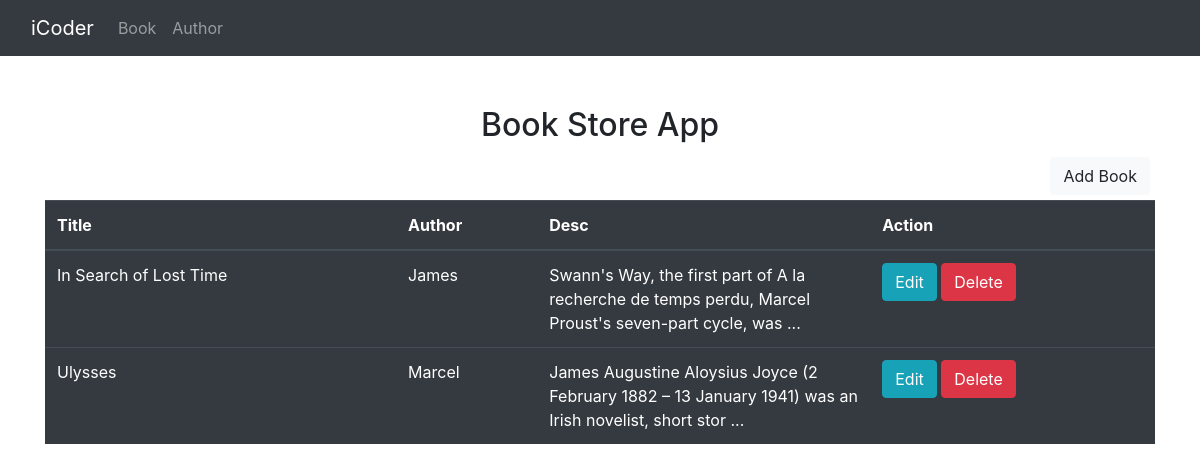
The page / on the database its author committed.
### core/models.py (models this page shows, shortened)
class Book(models.Model):
    title = models.CharField(max_length=200, verbose_name="Title of book")
    authors = models.ForeignKey("core.author", on_delete=models.CASCADE, related_name="author_book", blank=True, null=True)
    description = models.TextField(verbose_name="Description of book")
    created_at = models.DateTimeField(auto_now_add=True)
    updated_at = models.DateTimeField(auto_now=True)
    class Meta:
        verbose_name="Book"
        verbose_name_plural = "Books"

class Author(models.Model):
    first_name = models.CharField(max_length=200, verbose_name="First Name")
    last_name = models.CharField(max_length=200, verbose_name="Last Name")
    email = models.EmailField(verbose_name="Email")
    created_at = models.DateTimeField(auto_now_add=True)
    updated_at = models.DateTimeField(auto_now=True)
    class Meta:
        verbose_name="Author"
        verbose_name_plural = "Authors"
    def __str__(self) -> str:
        return self.first_name

### core/views.py (the view)
# urls.py: path("", IndexView.as_view(), name="index"),
class IndexView(TemplateView):
    template_name = "index.html"
    def get(self, request):
        context = {
            "title": "Book",
            "book_list": Book.objects.all(),
            "form":BookAddForm()
        }
        return render(request, self.template_name, context)

### core/templates/index.html (shortened to what this page needs)
{% extends 'base.html' %}
{% block content %}
<div class="container" style="margin-top: 50px">
  <h2 style="margin-top: 50px; text-align: center">Book Store App</h2>
  <button
    type="button"
    style="float: right; margin: 5px"
    data-toggle="modal"
    data-target="#add-new-project-modal"
    class="btn btn-light"
  >
    Add Book
  </button>
  <table class="table table-dark">
    <thead>
      <tr>
        <th>Title</th>
        <th>Author</th>
        <th>Desc</th>
        <th>Action</th>
      </tr>
    </thead>
    <tbody>
      {% for book in book_list %}
      <tr>
        <td>{{ book.title }}</td>
        <td>{{ book.authors }}</td>
        <td style="width: 30%">{{ book.description | slice:":100" }} ...</td>
        <td>
          <span> <button type="button" class="btn btn-info">Edit</button> </span
          ><span
            ><a
              href="{% url 'core:book-delete' book.id %}"
              class="btn btn-danger"
              >Delete</a
            ></span
          >
        </td>
      </tr>
      {% endfor %}
    </tbody>
  </table>
</div>
{% endblock %}

### rows shown on the page
Book: title "In Search of Lost Time", authors "James", description "Swann's Way, the first part of A la recherche de temps perdu, Marcel Proust's seven-part cycle, was"
Book: title "Ulysses", authors "Marcel", description "James Augustine Aloysius Joyce (2 February 1882 – 13 January 1941) was an Irish novelist, short stor"
